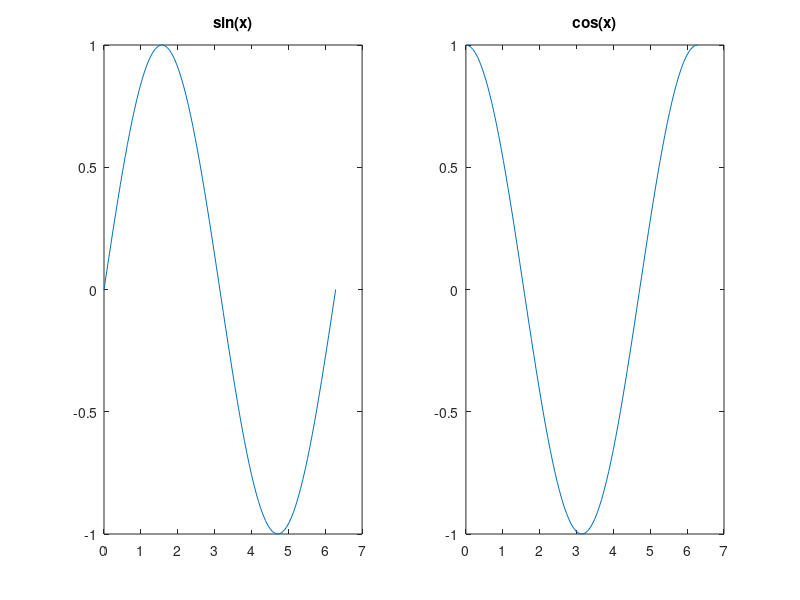
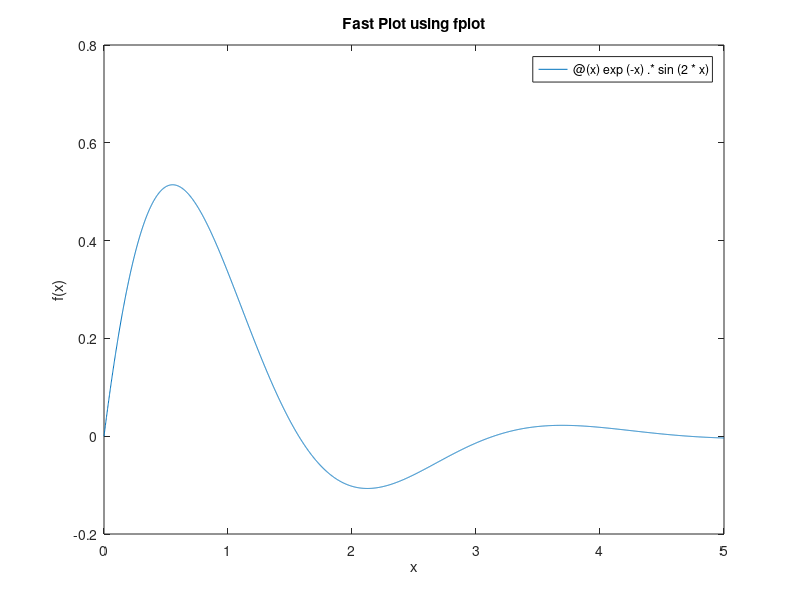
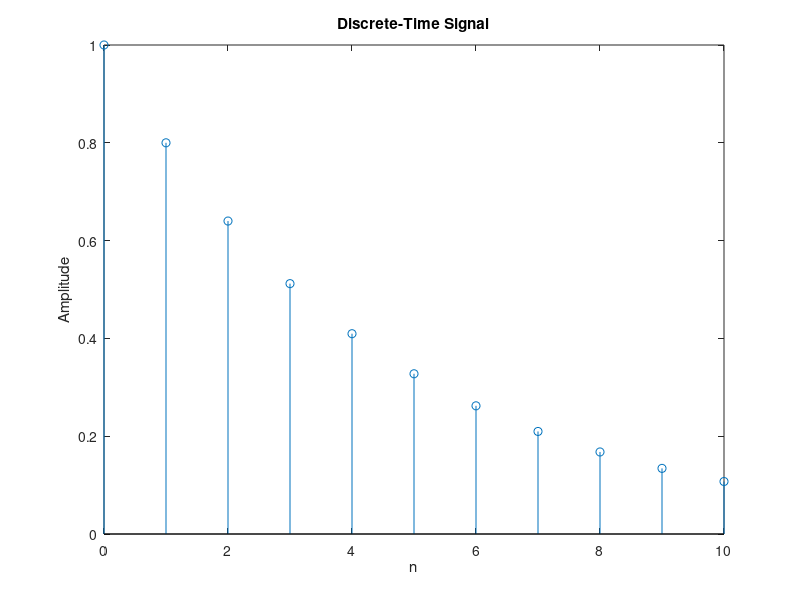
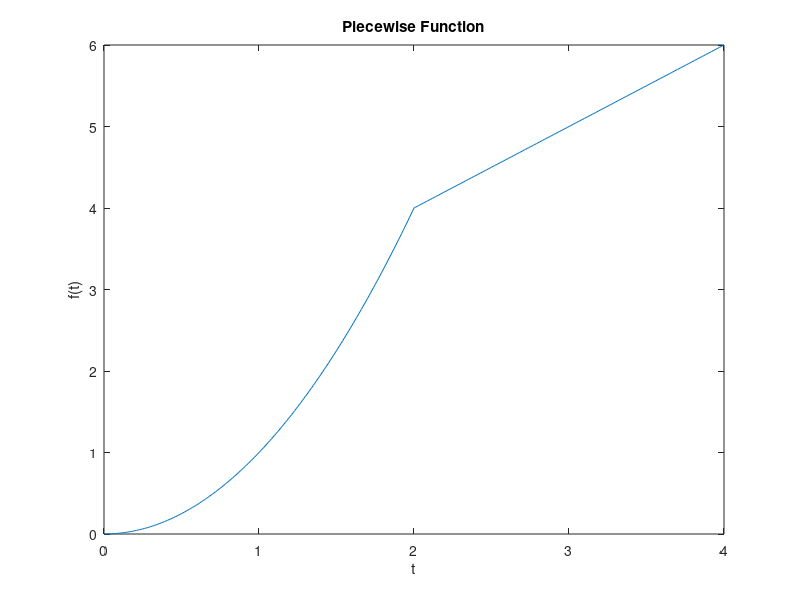

MATLAB code to generate these figures, in order: (Note: this script raises an error after producing the figures.)
% 1. Variables, Vectors, and Matrices
%% Basic Variables and Vectors
theta = 45;                     % Create a variable named theta and set its value to 45
x = 'hello';                    % Store a string (text) in a variable using single quotes
a = [1 2 3 4 5];                % Create a horizontal row vector with numbers 1 through 5
length(a);                      % Find and return the total number of elements in vector 'a'
a(3);                           % Extract the 3rd element from vector 'a'
x = 1:2:11;                     % Create a vector starting at 1, jumping by 2, until 11
b = [1; 2; 3; 4];               % Create a vertical column vector using semicolons
a_col = a';                     % Convert a row vector to a column vector using the transpose operator (')
a_add = a + a;                  % Add two vectors of the same size together
a_mult = a .* a;                % Multiply two vectors element-by-element using the dot operator (.*)
a_pow = a .^ 2;                 % Square every element in the vector individually using (.^)

%% Matrices
A = [1 2 3; 4 5 6; 7 8 9];      % Create a 3x3 matrix, using semicolons to start new rows
A(3, 2);                        % Extract the specific number located in the 3rd row, 2nd column
A(2, :);                        % Extract all elements in the entire 2nd row using the colon wildcard
A_inv = inv(A);                 % Calculate the inverse of the square matrix A
A_det = det(A);                 % Calculate the determinant of the matrix A
M_ones = ones(2,3);             % Create a 2x3 matrix filled entirely with 1s
M_zeros = zeros(1,4);           % Create a 1x4 row vector filled entirely with 0s
M_eye = eye(3);                 % Create a 3x3 identity matrix (1s on the diagonal, 0s elsewhere)
M_rand = rand(3);               % Create a 3x3 matrix filled with random decimal numbers

%% 2. Plotting (2D Plots, Subplots, Fast Plots, Stem)
%% 2D Plotting and Subplots
clc; clear all;                 % Clear the command window and delete all workspace variables
x = linspace(0, 2*pi, 100);     % Create an array of 100 evenly spaced points between 0 and 2*pi
y1 = sin(x);                    % Calculate the sine of every value in vector x
y2 = cos(x);                    % Calculate the cosine of every value in vector x
figure;                         % Open a new blank figure window for plotting
subplot(1,2,1);                 % Divide the figure window into 1 row, 2 columns, and select the 1st area
plot(x, y1);                    % Plot the sine wave (y1) against x in the selected subplot
title('sin(x)');                % Add a title to the first subplot
subplot(1,2,2);                 % Select the 2nd area of the divided figure window
plot(x, y2);                    % Plot the cosine wave (y2) against x in the second subplot
title('cos(x)');                % Add a title to the second subplot

%% Fast Plotting (fplot)
figure;                         % Open another new figure window
fplot(@(x) exp(-x).*sin(2*x), [0 5]); % Plot the function directly without manually creating x and y vectors
title('Fast Plot using fplot'); % Add a title to the graph
xlabel('x');                    % Label the horizontal x-axis
ylabel('f(x)');                 % Label the vertical y-axis

%% Discrete-Time Plotting (Stem)
n = 0:10;                       % Create a discrete sequence of integers from 0 to 10
f = (0.8).^n;                   % Calculate an exponential sequence decreasing over time
figure;                         % Open a new figure window
stem(n, f);                     % Create a discrete sequence plot (lines with circles at the top)
title('Discrete-Time Signal');  % Add a title to the stem plot
xlabel('n');                    % Label the horizontal axis as discrete time index 'n'
ylabel('Amplitude');            % Label the vertical axis as 'Amplitude'

%% Piecewise Functions
t1 = 0:0.01:2;                  % Define the first time interval from 0 to 2 with a small step
f1 = t1.^2;                     % Define the function rule (squared) for the first interval
t2 = 2:0.01:4;                  % Define the second time interval from 2 to 4
f2 = 4 + (t2-2);                % Define the function rule (linear) for the second interval
t = [t1 t2];                    % Concatenate (glue) both time vectors together into one long vector
f = [f1 f2];                    % Concatenate both function result vectors together
figure;                         % Open a new figure window
plot(t, f);                     % Plot the fully combined piecewise function
title('Piecewise Function');    % Add a title to the graph
xlabel('t');                    % Label the horizontal time axis
ylabel('f(t)');                 % Label the vertical function axis

%% 3. Logical Operators and Control Flow
%% Logical Operators
clc; clear all;                 % Clear screen and variables
a = 10;                         % Assign the value 10 to variable a
b = 5;                          % Assign the value 5 to variable b
result1 = a > b;                % Check if a is greater than b (returns 1 for True)
result2 = a <= b;               % Check if a is less than or equal to b (returns 0 for False)
result3 = a == 10;              % Check if a is exactly equal to 10 (returns 1)
result4 = a ~= b;               % Check if a is NOT equal to b (returns 1)
disp([ result1 result2 result3 result4]); % Display all true/false results in an array

%% Checking Matrices
A = [];                         % Create an entirely empty matrix
checkEmpty = isempty(A);        % Ask MATLAB if matrix A is empty
B = [1 2 NaN 4];                % Create a vector containing a 'Not-a-Number' (NaN) element
checkNaN = isnan(B);            % Find the exact locations of NaN values in the vector
C = [1 2 Inf 5];                % Create a vector containing an Infinity (Inf) element
checkInf = isinf(C);            % Find the exact locations of infinite values in the vector

%% Control Flow (If, Switch, Loops)
score = 82;                     % Define a variable named score
if score >= 90                  % Condition 1: Check if score is 90 or above
    grade = 'A';                % Assign grade A if condition 1 is true
elseif score >= 70              % Condition 2: Check if score is 70 or above
    grade = 'B';                % Assign grade B if condition 2 is true
else                            % Fallback: If no previous conditions are met
    grade = 'C';                % Assign grade C
end                             % End the if-else block

day = 'Friday';                 % Define a variable containing a day of the week
switch day                      % Start a switch statement to check the value of 'day'
    case 'Monday'               % If the day is exactly 'Monday'
        msg = 'Start of week';  % Store this message
    case 'Friday'               % If the day is exactly 'Friday'
        msg = 'Weekend is near';% Store this message
    otherwise                   % If it doesn't match any specific cases
        msg = 'Regular day';    % Store a default message
end                             % End the switch block

count = 1;                      % Initialize a counter variable starting at 1
while count <= 5                % Keep repeating the loop as long as count is 5 or less
    disp(['Count: ' num2str(count)]); % Print the word 'Count:' followed by the number
    count = count + 1;          % Increase the counter by 1 to prevent an infinite loop
end                             % End the while loop

for i = 1:10                    % Create a loop that iterates from 1 to 10
    if i == 3                   % Check if the loop index is exactly 3
        continue;               % Skip the rest of this specific cycle and jump to the next one
    end                         % End the if condition
    if i == 8                   % Check if the loop index is exactly 8
        break;                  % Stop and exit the entire loop permanently
    end                         % End the if condition
    disp(['Loop value: ' num2str(i)]); % Print the current loop number
end                             % End the for loop

%% 4. Custom Functions and Symbolic Calculus
%% Custom Function Structure
% function [sum_result, product_result] = oper1(MatrixA, MatrixB) % Define a function taking 2 inputs
%     sum_result = MatrixA + MatrixB;                             % Calculate the element-wise sum
%     product_result = MatrixA * MatrixB;                         % Calculate the matrix multiplication
% end                                                             % End the function definition

%% Symbolic Calculus
syms x                          % Declare 'x' as an unknown symbolic mathematical variable
f = x^2 + 3*x + 1;              % Define a symbolic algebraic equation
df = diff(f);                   % Calculate the mathematical derivative of the function
F_indef = int(f, x);            % Calculate the indefinite integral of the function
F_def = int(f, x, 0, 2);        % Calculate the definite integral between limits 0 and 2
roots = solve(f, x);            % Find the roots of the equation by solving f(x) = 0
value_at_2 = subs(f, x, 2);     % Substitute the actual number 2 into the symbolic 'x' variable

%% 5. Continuous-Time Signals

%% Sinusoidal Signals : T = 2pi/Omega ;  A * cos(omega*t + thita)
A = 3;                          % Define the amplitude of the wave as 3
omega = 3*pi;                   % Define the angular frequency as 3*pi radians/second
thita = pi/3;                   % Define the phase shift as pi/3
T = 2*pi/omega;                 % Calculate the fundamental period of the wave
t = 0:0.01:4*T;                 % Create a fine continuous-time vector covering 4 full periods
x = A * cos(omega*t + thita);   % Generate the sinusoidal signal mathematically
plot(t, x)                      % Plot the generated sinusoidal signal

%% Exponential Signals x(t) = Ae^{bt}. 
t = -2:0.1:5;                   % Define the time interval from -2 to 5
x = 3 * exp(0.4*t);             % Generate an ascending (growing) exponential signal
y = 2 * exp(-0.9*t);            % Generate a descending (decaying) exponential signal
plot(t, x, t, y, ':');          % Plot the growing signal solid, and the decaying signal dotted
legend('x(t)', 'y(t)')          % Display a legend to differentiate the two lines

%% Complex Exponential Signals : Ae^{j*Omega*t + theta} = A(cos(Omega*t + theta) + j*sin(Omega*t + theta)). 
% Let's plot the real and imaginary parts of y(t) = 2*exp(j*pi*t + pi/3).
t = 0:0.1:2;                    % Define the time vector for a single period
y_re = real(2*exp(1j*pi*t + pi/3)); % Extract only the real mathematical component of the complex signal
y_im = imag(2*exp(1j*pi*t + pi/3)); % Extract only the imaginary mathematical component of the complex signal
plot(t, y_re, t, y_im, '.');    % Plot both the real and imaginary parts using dots

%% Special Functions (Step, Impulse, Ramp, Rectangular)
t = -5:0.1:10;                  % Define a standard time interval for the next functions
u = heaviside(t);               % Generate a continuous unit step function (0 before t=0, 1 after)
plot(t, u);                     % Plot the unit step function
ylim([-0.3 1.3]);               % Set vertical limits slightly beyond 0 and 1 for better visibility
figure
d = dirac(t);                   % Generate a Dirac delta (impulse) function (shoots to infinity at t=0)
plot(t, d);                     % Plot the impulse function
figure
r = t .* heaviside(t);          % Generate a ramp function by multiplying time element-wise by the step function
plot(t, r);                     % Plot the linear ramp function
figure
s = rectpuls(t, 4);             % Generate a rectangular block pulse with a total width of 4 seconds
plot(t, s);                     % Plot the rectangular pulse

%% 6. Discrete-Time Sequences & Signal Properties

%% Discrete Unit Impulse Sequence
n = -3:3;                       % Define a discrete integer time vector
d = (n == 0);                   % Create an impulse that equals 1 ONLY when index n is exactly 0
figure;                         % Open a new figure window
stem(n, d);                     % Plot the discrete impulse using the stem command

%% Discrete Unit Step Sequence (Shifted)
n = -3:5;                       % Define a discrete integer time vector
n0 = 2;                         % Set the specific shift/delay point to n=2
u = ((n - n0) >= 0);            % Create a step sequence that returns 1 for all indices n >= 2
stem(n, u);                     % Plot the shifted discrete step sequence

%% Discrete Real Exponential Sequence
n = -3:5;                       % Define discrete time vector
a1 = 0.8;                       % Define the descending ratio (absolute value < 1)
x1 = a1.^n;                     % Apply the power element-by-element to create the sequence
stem(n, x1);                    % Plot the descending exponential sequence

%% Discrete complex exponential sequence x[n] = exp(j*0.8*n).
n = -10:10; % Time vector from -10 to 10.
w = 0.8; % The angular frequency is 0.8.

% Here is the signal definition using Euler's formula representation.
x = exp(1j * w * n);

% We use the real() function to extract and plot only the real part of the signal
stem(n, real(x));

% NOTE: You can also use stem(n, imag(x)) for the imaginary part,
% stem(n, abs(x)) for the magnitude, and stem(n, angle(x)) for the angle.


%% Sampling and the Nyquist Theorem
t = 0:0.01:10;                  % Create a fine vector to simulate a "continuous" analog signal
x = cos(7*t);                   % Define the original high-resolution analog signal
Ts1 = pi/7;                     % Choose a valid sampling interval satisfying Nyquist rules
ts1 = 0:Ts1:10;                 % Create a valid discrete sampling time vector
xs1 = cos(7*ts1);               % Extract the good samples from the signal
Ts2 = pi/4;                     % Choose an invalid, overly large sampling interval (fails Nyquist)
ts2 = 0:Ts2:10;                 % Create a bad discrete sampling time vector
xs2 = cos(7*ts2);               % Extract the bad/corrupted samples
plot(t, x, ts1, xs1, ':o', ts2, xs2, ':+') % Plot the continuous wave, the good samples (circles), and bad samples (crosses)

%% Checking Signal Periodicity
t = 1:5;                        % Define a small test time interval
x = sin(t);                     % Create the original test signal
T = 2*pi;                       % Define the known mathematical period of a sine wave
for k = 1:10                    % Loop to shift the signal exactly 10 times
    xk(k,:) = sin(t + k*T);     % Calculate the shifted signal and save it in a new matrix row
end                             % End the loop (all rows will turn out identically)

%% Constructing Complex Periodic Signals (repmat)
t = 0:0.1:10;                   % Define the time interval for a single period
x = t .* exp(-t);               % Create a custom, weirdly shaped signal for that one period
xp = repmat(x, 1, 8);           % Replicate the signal shape vector to make it repeat 8 times in a row
tp = linspace(0, 80, length(xp)); % Generate a new long time vector to match the 8 combined periods
plot(tp, xp);                   % Plot the artificially constructed repeating signal

%% Causal vs Non-Causal Signals
t1 = 0:0.1:5;                   % Define a strictly positive time vector (starts at 0)
x1 = t1 .* exp(-t1);            % Generate a causal signal
plot(t1, x1);                   % Plot it (it only exists in positive time)

t2 = -1:0.1:5;                  % Define a time vector that includes negative numbers
x2 = t2 .* exp(-t2);            % Generate a non-causal signal
plot(t2, x2);                   % Plot it (it exists before t=0)

%% Extracting Even and Odd Components

n = -5:5;                       % Define a discrete time vector covering positive and negative space
u = (n >= 0);                   % Create the original unit step sequence
u_n = (n <= 0);                 % Create the time-reversed (flipped) version of the unit step sequence
ue = 1/2 * (u + u_n);           % Mathematically compute the symmetrical "Even" part of the signal
stem(n, ue);
figure
% Plot the perfectly mirrored Even component
uo = 1/2 * (u - u_n);           % Mathematically compute the inverted "Odd" part of the signal
stem(n, uo);
figure
% Plot the inverted Odd component
stem(n, uo+ue);                 % Prove that adding the Even and Odd parts restores the exact original signal

%% 1. Time Reversal
% Let's plot an original signal and its time-reversed (reflected) version.
t = -1:0.1:3;           % Define the standard time vector from -1 to 3 with a step of 0.1.
x = t .* exp(-t);       % Define the original continuous-time signal x(t).
figure                  % Open a new blank figure window for plotting.
% To plot the reflected version, x(-t), we simply use -t in the plot command!
plot(t,x, -t, x);       % Plot the original signal x(t) and the time-reversed signal x(-t) together.
legend('x(t)','x(-t)'); % Add a legend to easily differentiate between the two signals.

%% 2. Time Scaling
t = -1:0.1:3;           % Define the original time interval vector.
x = t .* exp(-t);       % Define the original continuous-time signal x(t).

% Let's COMPRESS the signal by a factor of 2.
a_comp = 2;             % Set the compression factor 'a' to 2 (since a > 1, it causes compression).
figure                  % Open a new figure window for the compressed signal plot.
plot((1/a_comp)*t, x);  % Plot the compressed signal by multiplying the time vector by 1/a.
legend('x(2t)');        % Add a legend to label the compressed signal.

% Let's EXPAND the signal by a factor of 2.
a_exp = 0.5;            % Set the expansion factor 'a' to 0.5 (since 0 < a < 1, it causes expansion).
figure                  % Open another new figure window for the expanded signal plot.
plot((1/a_exp)*t, x);   % Plot the expanded signal by multiplying the time vector by 1/a.
legend('x(0.5t)');      % Add a legend to label the expanded signal.

%% 3. Time Shifting
t = -1:0.1:3;               % Define the original time interval vector.
x = t .* exp(-t);           % Define the original continuous-time signal.

% Let's shift the signal 2 units to the right (delay).
t0_right = 2;               % Set the right-shift (delay) value to 2 units.
figure                      % Open a new figure window.
plot(t,x, t + t0_right, x); % Plot the original signal and the right-shifted signal by adding t0 to the time vector.
legend('x(t)','x(t-2)');    % Add a legend to label both the original and delayed signals.

% Let's shift the signal 3 units to the left (advance).
t0_left = -3;               % Set the left-shift (advance) value to -3 units.
figure                      % Open a new figure window.
plot(t,x, t + t0_left, x);  % Plot the original signal and the left-shifted signal by adding the negative t0.
legend('x(t)','x(t+3)');    % Add a legend to label both the original and advanced signals.
